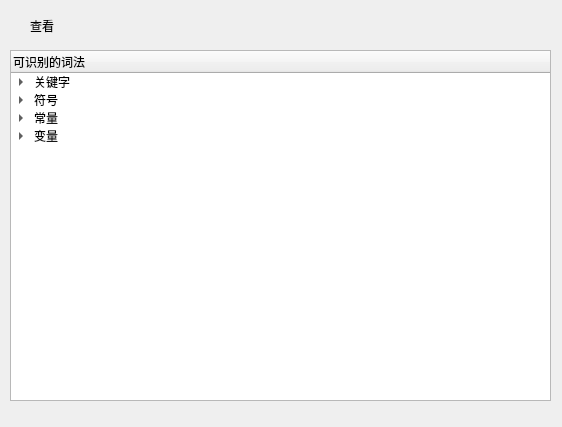
<?xml version="1.0" encoding="UTF-8"?>
<ui version="4.0">
 <class>Dialog</class>
 <widget class="QWidget" name="Dialog">
  <property name="geometry">
   <rect>
    <x>0</x>
    <y>0</y>
    <width>562</width>
    <height>427</height>
   </rect>
  </property>
  <property name="windowTitle">
   <string>Form</string>
  </property>
  <widget class="QTreeWidget" name="treeWidget">
   <property name="geometry">
    <rect>
     <x>10</x>
     <y>50</y>
     <width>541</width>
     <height>351</height>
    </rect>
   </property>
   <column>
    <property name="text">
     <string>可识别的词法</string>
    </property>
   </column>
   <item>
    <property name="text">
     <string>关键字</string>
    </property>
    <item>
     <property name="text">
      <string>main   主函数名</string>
     </property>
    </item>
    <item>
     <property name="text">
      <string>if   分支</string>
     </property>
    </item>
    <item>
     <property name="text">
      <string>else   分支</string>
     </property>
    </item>
    <item>
     <property name="text">
      <string>do   循环</string>
     </property>
    </item>
    <item>
     <property name="text">
      <string>while   循环</string>
     </property>
    </item>
    <item>
     <property name="text">
      <string>for   循环</string>
     </property>
    </item>
    <item>
     <property name="text">
      <string>switch   分支</string>
     </property>
    </item>
    <item>
     <property name="text">
      <string>case   分支</string>
     </property>
    </item>
    <item>
     <property name="text">
      <string>default   分支</string>
     </property>
    </item>
    <item>
     <property name="text">
      <string>break   跳出</string>
     </property>
    </item>
    <item>
     <property name="text">
      <string>continue   继续</string>
     </property>
    </item>
    <item>
     <property name="text">
      <string>int   整型</string>
     </property>
    </item>
    <item>
     <property name="text">
      <string>char   字符型</string>
     </property>
    </item>
    <item>
     <property name="text">
      <string>float   单精度浮点型</string>
     </property>
    </item>
    <item>
     <property name="text">
      <string>double   双精度浮点型</string>
     </property>
    </item>
    <item>
     <property name="text">
      <string>void   空类型</string>
     </property>
    </item>
    <item>
     <property name="text">
      <string>bool   布尔类型</string>
     </property>
    </item>
    <item>
     <property name="text">
      <string>struct   结构体</string>
     </property>
    </item>
    <item>
     <property name="text">
      <string>class   类</string>
     </property>
    </item>
    <item>
     <property name="text">
      <string>const   常变量</string>
     </property>
    </item>
    <item>
     <property name="text">
      <string>unsigned   无符号</string>
     </property>
    </item>
    <item>
     <property name="text">
      <string>return   返回</string>
     </property>
    </item>
    <item>
     <property name="text">
      <string>include   包含头文件</string>
     </property>
    </item>
    <item>
     <property name="text">
      <string>define   宏定义</string>
     </property>
    </item>
    <item>
     <property name="text">
      <string>NULL   空值</string>
     </property>
    </item>
   </item>
   <item>
    <property name="text">
     <string>符号</string>
    </property>
    <item>
     <property name="text">
      <string>运算符</string>
     </property>
     <item>
      <property name="text">
       <string>+   加</string>
      </property>
     </item>
     <item>
      <property name="text">
       <string>-   减</string>
      </property>
     </item>
     <item>
      <property name="text">
       <string>*   乘、指针</string>
      </property>
     </item>
     <item>
      <property name="text">
       <string>/   除</string>
      </property>
     </item>
     <item>
      <property name="text">
       <string>%   模</string>
      </property>
     </item>
     <item>
      <property name="text">
       <string>=   赋值</string>
      </property>
     </item>
     <item>
      <property name="text">
       <string>&gt;   大于</string>
      </property>
     </item>
     <item>
      <property name="text">
       <string>&lt;  小于</string>
      </property>
     </item>
     <item>
      <property name="text">
       <string>==  等于</string>
      </property>
     </item>
     <item>
      <property name="text">
       <string>&gt;=   大于等于</string>
      </property>
     </item>
     <item>
      <property name="text">
       <string>&lt;=   小于等于</string>
      </property>
     </item>
     <item>
      <property name="text">
       <string>++   自加1</string>
      </property>
     </item>
     <item>
      <property name="text">
       <string>--   自减1</string>
      </property>
     </item>
     <item>
      <property name="text">
       <string>!=   不等于</string>
      </property>
     </item>
     <item>
      <property name="text">
       <string>&amp;&amp;   逻辑与</string>
      </property>
     </item>
     <item>
      <property name="text">
       <string>||   逻辑或</string>
      </property>
     </item>
     <item>
      <property name="text">
       <string>&amp;   按位与、引用、取地址</string>
      </property>
     </item>
     <item>
      <property name="text">
       <string>|   按位或</string>
      </property>
     </item>
     <item>
      <property name="text">
       <string>!   逻辑非</string>
      </property>
     </item>
     <item>
      <property name="text">
       <string>~   按位取反</string>
      </property>
     </item>
     <item>
      <property name="text">
       <string>^   按位异或</string>
      </property>
     </item>
     <item>
      <property name="text">
       <string>&gt;&gt;   逻辑右移、输入流</string>
      </property>
     </item>
     <item>
      <property name="text">
       <string>&lt;&lt;   逻辑左移、输出流</string>
      </property>
     </item>
    </item>
    <item>
     <property name="text">
      <string>界符</string>
     </property>
     <item>
      <property name="text">
       <string>#   包含头文件、宏定义</string>
      </property>
     </item>
     <item>
      <property name="text">
       <string>:  </string>
      </property>
     </item>
     <item>
      <property name="text">
       <string>?</string>
      </property>
     </item>
     <item>
      <property name="text">
       <string>;   句尾分号</string>
      </property>
     </item>
     <item>
      <property name="text">
       <string>(   左括号</string>
      </property>
     </item>
     <item>
      <property name="text">
       <string>)   右括号</string>
      </property>
     </item>
     <item>
      <property name="text">
       <string>{   左花括号</string>
      </property>
     </item>
     <item>
      <property name="text">
       <string>}   右花括号</string>
      </property>
     </item>
     <item>
      <property name="text">
       <string>[   左方括号</string>
      </property>
     </item>
     <item>
      <property name="text">
       <string>]   右方括号</string>
      </property>
     </item>
     <item>
      <property name="text">
       <string>.   小数点、结构体和类的成员</string>
      </property>
     </item>
     <item>
      <property name="text">
       <string>'   单引号</string>
      </property>
     </item>
     <item>
      <property name="text">
       <string>&quot;   双引号</string>
      </property>
     </item>
    </item>
   </item>
   <item>
    <property name="text">
     <string>常量</string>
    </property>
    <item>
     <property name="text">
      <string>整数</string>
     </property>
    </item>
    <item>
     <property name="text">
      <string>浮点数</string>
     </property>
    </item>
   </item>
   <item>
    <property name="text">
     <string>变量</string>
    </property>
    <item>
     <property name="text">
      <string>字母或下划线开头，可包含字母、数字、下划线</string>
     </property>
    </item>
   </item>
  </widget>
  <widget class="QLabel" name="label">
   <property name="geometry">
    <rect>
     <x>30</x>
     <y>10</y>
     <width>151</width>
     <height>31</height>
    </rect>
   </property>
   <property name="text">
    <string>查看</string>
   </property>
  </widget>
 </widget>
 <resources/>
 <connections/>
</ui>
